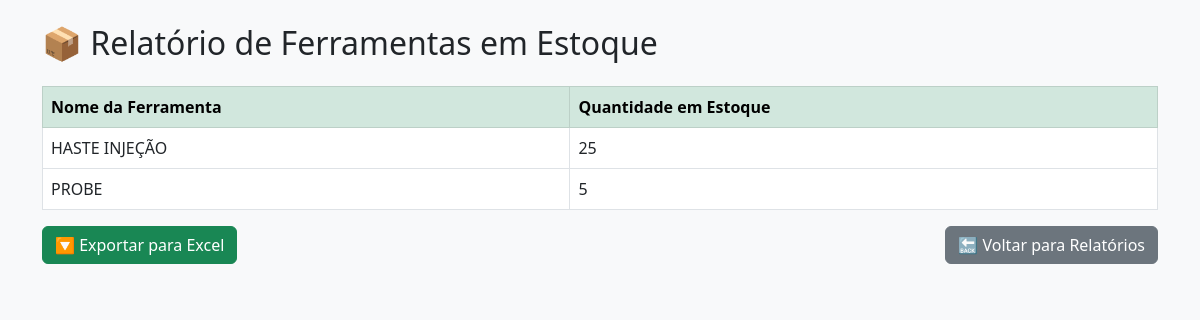
The app's page /relatorio_estoque with its own data.
### tables this page shows
CREATE TABLE ferramentas (
    id INTEGER PRIMARY KEY AUTOINCREMENT,
    nome TEXT NOT NULL,
    status TEXT NOT NULL,
    local TEXT NOT NULL,
    tecnico TEXT,
    quantidade INTEGER NOT NULL,
    idgeo TEXT
);

### app.py (the view)
@app.route('/relatorio_estoque')
def relatorio_estoque():
    conn = sqlite3.connect('ferramentas.db')
    cursor = conn.cursor()
    cursor.execute("""
        SELECT nome, quantidade, local, tecnico, idgeo
        FROM ferramentas
        WHERE status = 'estoque'
        ORDER BY nome
    """)
    ferramentas_estoque = cursor.fetchall()
    conn.close()
    return render_template('relatorio_estoque.html', ferramentas=ferramentas_estoque)

### templates/relatorio_estoque.html (shortened to what this page needs)
<!DOCTYPE html>
<html lang="pt-br">
<head>
    <link href="https://cdn.jsdelivr.net/npm/bootstrap@5.3.0/dist/css/bootstrap.min.css" rel="stylesheet">
</head>
<body class="bg-light p-4">
    <div class="container">
        <h2 class="mb-4">📦 Relatório de Ferramentas em Estoque</h2>
        <table class="table table-bordered table-hover">
            <thead class="table-success">
                <tr>
                    <th>Nome da Ferramenta</th>
                    <th>Quantidade em Estoque</th>
                </tr>
            </thead>
            <tbody>
                {% for f in ferramentas %}
                <tr>
                    <td>{{ f[0] }}</td>
                    <td>{{ f[1] }}</td>
                </tr>
                {% endfor %}
            </tbody>
        </table>
        <div class="d-flex gap-2 mt-3">
    <a href="/exportar_excel" class="btn btn-success">🔽 Exportar para Excel</a>
       <a href="/relatorios" class="btn btn-secondary ms-auto">🔙 Voltar para Relatórios</a>
</div>
</body>
</html>

### records on screen
ferramentas: nome "HASTE INJEÇÃO", quantidade "25"
ferramentas: nome "PROBE", quantidade "5"
